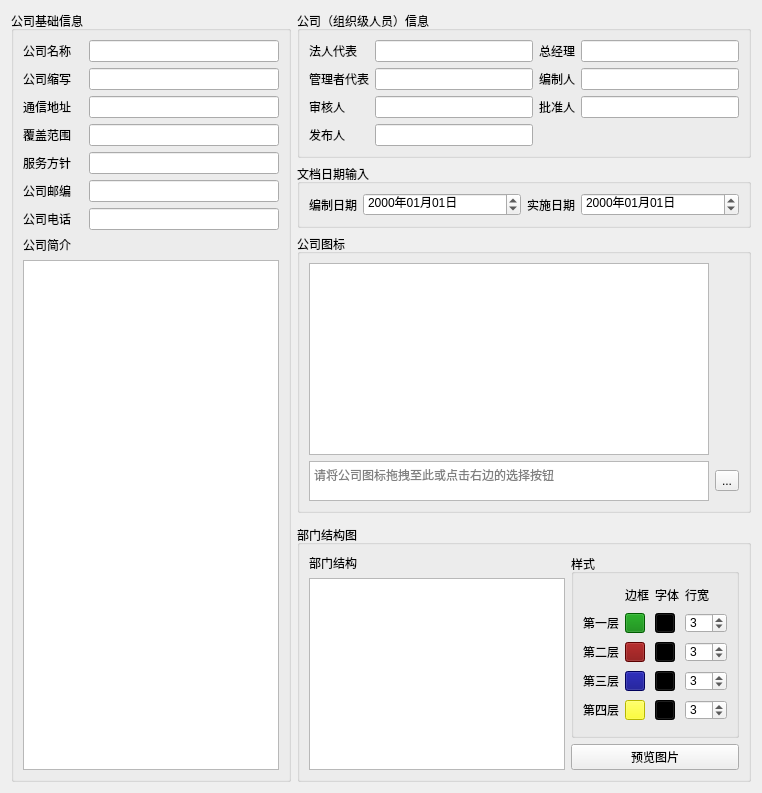
          <widget class="QWidget" name="companyTab">
           <attribute name="title">
            <string>公司信息</string>
           </attribute>
           <layout class="QGridLayout" name="gridLayout_7">
            <item row="4" column="2">
             <widget class="QGroupBox" name="groupBox_3">
              <property name="title">
               <string>部门结构图</string>
              </property>
              <layout class="QGridLayout" name="gridLayout_10">
               <item row="0" column="0">
                <widget class="QLabel" name="depStructLable">
                 <property name="sizePolicy">
                  <sizepolicy hsizetype="Preferred" vsizetype="Fixed">
                   <horstretch>0</horstretch>
                   <verstretch>0</verstretch>
                  </sizepolicy>
                 </property>
                 <property name="text">
                  <string>部门结构</string>
                 </property>
                </widget>
               </item>
               <item row="1" column="0" rowspan="2">
                <widget class="QListWidget" name="previewPic"/>
               </item>
               <item row="2" column="1">
                <widget class="QPushButton" name="previewButton">
                 <property name="text">
                  <string>预览图片</string>
                 </property>
                </widget>
               </item>
               <item row="0" column="1" rowspan="2">
                <widget class="QGroupBox" name="groupBox_2">
                 <property name="title">
                  <string>样式</string>
                 </property>
                 <layout class="QGridLayout" name="gridLayout_9">
                  <item row="0" column="1">
                   <widget class="QLabel" name="borderLable">
                    <property name="sizePolicy">
                     <sizepolicy hsizetype="Expanding" vsizetype="Fixed">
                      <horstretch>0</horstretch>
                      <verstretch>0</verstretch>
                     </sizepolicy>
                    </property>
                    <property name="text">
                     <string>边框</string>
                    </property>
                   </widget>
                  </item>
                  <item row="0" column="2">
                   <widget class="QLabel" name="fontLable">
                    <property name="sizePolicy">
                     <sizepolicy hsizetype="Expanding" vsizetype="Fixed">
                      <horstretch>0</horstretch>
                      <verstretch>0</verstretch>
                     </sizepolicy>
                    </property>
                    <property name="text">
                     <string>字体</string>
                    </property>
                   </widget>
                  </item>
                  <item row="1" column="0">
                   <widget class="QLabel" name="level1Lable">
                    <property name="sizePolicy">
                     <sizepolicy hsizetype="Expanding" vsizetype="Preferred">
                      <horstretch>0</horstretch>
                      <verstretch>0</verstretch>
                     </sizepolicy>
                    </property>
                    <property name="text">
                     <string>第一层</string>
                    </property>
                   </widget>
                  </item>
                  <item row="1" column="1">
                   <widget class="QPushButton" name="level1Border">
                    <property name="minimumSize">
                     <size>
                      <width>20</width>
                      <height>20</height>
                     </size>
                    </property>
                    <property name="maximumSize">
                     <size>
                      <width>20</width>
                      <height>20</height>
                     </size>
                    </property>
                    <property name="cursor">
                     <cursorShape>ArrowCursor</cursorShape>
                    </property>
                    <property name="autoFillBackground">
                     <bool>false</bool>
                    </property>
                    <property name="styleSheet">
                     <string notr="true">background-color:rgb(0, 128, 0);
border-color: rgb(0, 0, 0);
gridline-color:rgb(0, 0, 0);</string>
                    </property>
                    <property name="text">
                     <string/>
                    </property>
                   </widget>
                  </item>
                  <item row="1" column="2">
                   <widget class="QPushButton" name="level1Font">
                    <property name="sizePolicy">
                     <sizepolicy hsizetype="Fixed" vsizetype="Fixed">
                      <horstretch>0</horstretch>
                      <verstretch>0</verstretch>
                     </sizepolicy>
                    </property>
                    <property name="minimumSize">
                     <size>
                      <width>20</width>
                      <height>20</height>
                     </size>
                    </property>
                    <property name="maximumSize">
                     <size>
                      <width>20</width>
                      <height>20</height>
                     </size>
                    </property>
                    <property name="styleSheet">
                     <string notr="true">background-color:rgb(0, 0, 0);
border-color: rgb(0, 0, 0);
gridline-color:rgb(0, 0, 0);</string>
                    </property>
                    <property name="text">
                     <string/>
                    </property>
                   </widget>
                  </item>
                  <item row="1" column="3">
                   <widget class="QSpinBox" name="level1Width">
                    <property name="minimumSize">
                     <size>
                      <width>42</width>
                      <height>20</height>
                     </size>
                    </property>
                    <property name="maximumSize">
                     <size>
                      <width>42</width>
                      <height>20</height>
                     </size>
                    </property>
                    <property name="minimum">
                     <number>1</number>
                    </property>
                    <property name="value">
                     <number>3</number>
                    </property>
                   </widget>
                  </item>
                  <item row="2" column="0">
                   <widget class="QLabel" name="level2Lable">
                    <property name="sizePolicy">
                     <sizepolicy hsizetype="Expanding" vsizetype="Preferred">
                      <horstretch>0</horstretch>
                      <verstretch>0</verstretch>
                     </sizepolicy>
                    </property>
                    <property name="text">
                     <string>第二层</string>
                    </property>
                   </widget>
                  </item>
                  <item row="2" column="1">
                   <widget class="QPushButton" name="level2Border">
                    <property name="minimumSize">
                     <size>
                      <width>20</width>
                      <height>20</height>
                     </size>
                    </property>
                    <property name="maximumSize">
                     <size>
                      <width>20</width>
                      <height>20</height>
                     </size>
                    </property>
                    <property name="styleSheet">
                     <string notr="true">background-color:rgb(128,0, 0);
border-color: rgb(0,0, 0);
gridline-color:rgb(0, 0, 0);</string>
                    </property>
                    <property name="text">
                     <string/>
                    </property>
                   </widget>
                  </item>
                  <item row="2" column="2">
                   <widget class="QPushButton" name="level2Font">
                    <property name="sizePolicy">
                     <sizepolicy hsizetype="Fixed" vsizetype="Fixed">
                      <horstretch>0</horstretch>
                      <verstretch>0</verstretch>
                     </sizepolicy>
                    </property>
                    <property name="minimumSize">
                     <size>
                      <width>20</width>
                      <height>20</height>
                     </size>
                    </property>
                    <property name="maximumSize">
                     <size>
                      <width>20</width>
                      <height>20</height>
                     </size>
                    </property>
                    <property name="styleSheet">
                     <string notr="true">background-color:rgb(0,0, 0);
border-color: rgb(0, 0, 0);
gridline-color:rgb(0, 0, 0);</string>
                    </property>
                    <property name="text">
                     <string/>
                    </property>
                   </widget>
                  </item>
                  <item row="2" column="3">
                   <widget class="QSpinBox" name="level2Width">
                    <property name="minimumSize">
                     <size>
                      <width>42</width>
                      <height>20</height>
                     </size>
                    </property>
                    <property name="maximumSize">
                     <size>
                      <width>42</width>
                      <height>20</height>
                     </size>
                    </property>
                    <property name="minimum">
                     <number>1</number>
                    </property>
                    <property name="value">
                     <number>3</number>
                    </property>
                   </widget>
                  </item>
                  <item row="3" column="0">
                   <widget class="QLabel" name="level3Lable">
                    <property name="sizePolicy">
                     <sizepolicy hsizetype="Expanding" vsizetype="Preferred">
                      <horstretch>0</horstretch>
                      <verstretch>0</verstretch>
                     </sizepolicy>
                    </property>
                    <property name="text">
                     <string>第三层</string>
                    </property>
                   </widget>
                  </item>
                  <item row="3" column="1">
                   <widget class="QPushButton" name="level3Border">
                    <property name="minimumSize">
                     <size>
                      <width>20</width>
                      <height>20</height>
                     </size>
                    </property>
                    <property name="maximumSize">
                     <size>
                      <width>20</width>
                      <height>20</height>
                     </size>
                    </property>
                    <property name="styleSheet">
                     <string notr="true">background-color:rgb(0, 0, 128);
border-color: rgb(0, 0, 0);
gridline-color:rgb(0, 0, 0);</string>
                    </property>
                    <property name="text">
                     <string/>
                    </property>
                   </widget>
                  </item>
                  <item row="3" column="2">
                   <widget class="QPushButton" name="level3Font">
                    <property name="minimumSize">
                     <size>
                      <width>20</width>
                      <height>20</height>
                     </size>
                    </property>
                    <property name="maximumSize">
                     <size>
                      <width>20</width>
                      <height>20</height>
                     </size>
                    </property>
                    <property name="styleSheet">
                     <string notr="true">background-color:rgb(0, 0, 0);
border-color: rgb(0, 0, 0);
gridline-color:rgb(0, 0, 0);</string>
                    </property>
                    <property name="text">
                     <string/>
                    </property>
                   </widget>
                  </item>
                  <item row="3" column="3">
                   <widget class="QSpinBox" name="level3Width">
                    <property name="minimumSize">
                     <size>
                      <width>42</width>
                      <height>20</height>
                     </size>
                    </property>
                    <property name="maximumSize">
                     <size>
                      <width>42</width>
                      <height>20</height>
                     </size>
                    </property>
                    <property name="minimum">
                     <number>1</number>
                    </property>
                    <property name="value">
                     <number>3</number>
                    </property>
                   </widget>
                  </item>
                  <item row="4" column="0">
                   <widget class="QLabel" name="level4Lable">
                    <property name="sizePolicy">
                     <sizepolicy hsizetype="Expanding" vsizetype="Preferred">
                      <horstretch>0</horstretch>
                      <verstretch>0</verstretch>
                     </sizepolicy>
                    </property>
                    <property name="text">
                     <string>第四层</string>
                    </property>
                   </widget>
                  </item>
                  <item row="4" column="1">
                   <widget class="QPushButton" name="level4Border">
                    <property name="minimumSize">
                     <size>
                      <width>20</width>
                      <height>20</height>
                     </size>
                    </property>
                    <property name="maximumSize">
                     <size>
                      <width>20</width>
                      <height>20</height>
                     </size>
                    </property>
                    <property name="styleSheet">
                     <string notr="true">background-color:rgb(255, 255, 0);
border-color: rgb(0, 0, 0);
gridline-color:rgb(0, 0, 0);</string>
                    </property>
                    <property name="text">
                     <string/>
                    </property>
                   </widget>
                  </item>
                  <item row="4" column="2">
                   <widget class="QPushButton" name="level4Font">
                    <property name="minimumSize">
                     <size>
                      <width>20</width>
                      <height>20</height>
                     </size>
                    </property>
                    <property name="maximumSize">
                     <size>
                      <width>20</width>
                      <height>20</height>
                     </size>
                    </property>
                    <property name="styleSheet">
                     <string notr="true">background-color:rgb(0,0, 0);
border-color: rgb(0, 0, 0);
gridline-color:rgb(0, 0, 0);</string>
                    </property>
                    <property name="text">
                     <string/>
                    </property>
                   </widget>
                  </item>
                  <item row="4" column="3">
                   <widget class="QSpinBox" name="level4Width">
                    <property name="minimumSize">
                     <size>
                      <width>42</width>
                      <height>20</height>
                     </size>
                    </property>
                    <property name="maximumSize">
                     <size>
                      <width>42</width>
                      <height>20</height>
                     </size>
                    </property>
                    <property name="minimum">
                     <number>1</number>
                    </property>
                    <property name="value">
                     <number>3</number>
                    </property>
                   </widget>
                  </item>
                  <item row="0" column="3">
                   <widget class="QLabel" name="heightLable">
                    <property name="sizePolicy">
                     <sizepolicy hsizetype="Expanding" vsizetype="Fixed">
                      <horstretch>0</horstretch>
                      <verstretch>0</verstretch>
                     </sizepolicy>
                    </property>
                    <property name="text">
                     <string>行宽</string>
                    </property>
                   </widget>
                  </item>
                 </layout>
                </widget>
               </item>
              </layout>
             </widget>
            </item>
            <item row="0" column="2">
             <widget class="QGroupBox" name="fileInfo">
              <property name="title">
               <string>公司（组织级人员）信息</string>
              </property>
              <layout class="QGridLayout" name="gridLayout">
               <item row="3" column="4">
                <widget class="QLineEdit" name="approverText"/>
               </item>
               <item row="3" column="3">
                <widget class="QLabel" name="approverLable">
                 <property name="text">
                  <string>批准人</string>
                 </property>
                </widget>
               </item>
               <item row="0" column="1">
                <widget class="QLabel" name="label_3">
                 <property name="text">
                  <string>法人代表</string>
                 </property>
                </widget>
               </item>
               <item row="0" column="2">
                <widget class="QLineEdit" name="corporateText"/>
               </item>
               <item row="0" column="4">
                <widget class="QLineEdit" name="managerText"/>
               </item>
               <item row="0" column="3">
                <widget class="QLabel" name="managerLable">
                 <property name="text">
                  <string>总经理</string>
                 </property>
                </widget>
               </item>
               <item row="1" column="1">
                <widget class="QLabel" name="guandaiLable">
                 <property name="text">
                  <string>管理者代表</string>
                 </property>
                </widget>
               </item>
               <item row="1" column="2">
                <widget class="QLineEdit" name="guandaiText"/>
               </item>
               <item row="1" column="4">
                <widget class="QLineEdit" name="compilerText"/>
               </item>
               <item row="1" column="3">
                <widget class="QLabel" name="compilerLable">
                 <property name="text">
                  <string>编制人</string>
                 </property>
                </widget>
               </item>
               <item row="3" column="2">
                <widget class="QLineEdit" name="auditText"/>
               </item>
               <item row="3" column="1">
                <widget class="QLabel" name="auditLable">
                 <property name="text">
                  <string>审核人</string>
                 </property>
                </widget>
               </item>
               <item row="4" column="1">
                <widget class="QLabel" name="announcerLable">
                 <property name="text">
                  <string>发布人</string>
                 </property>
                </widget>
               </item>
               <item row="4" column="2">
                <widget class="QLineEdit" name="announcerText"/>
               </item>
              </layout>
             </widget>
            </item>
            <item row="2" column="2">
             <widget class="QGroupBox" name="groupBox_7">
              <property name="title">
               <string>公司图标</string>
              </property>
              <layout class="QGridLayout" name="gridLayout_13">
               <item row="0" column="0">
                <widget class="QGraphicsView" name="logoView">
                 <property name="verticalScrollBarPolicy">
                  <enum>Qt::ScrollBarAlwaysOff</enum>
                 </property>
                 <property name="horizontalScrollBarPolicy">
                  <enum>Qt::ScrollBarAlwaysOff</enum>
                 </property>
                </widget>
               </item>
               <item row="1" column="1">
                <widget class="QToolButton" name="logoChooseButton">
                 <property name="toolTip">
                  <string>选择公司图标</string>
                 </property>
                 <property name="text">
                  <string>...</string>
                 </property>
                </widget>
               </item>
               <item row="1" column="0">
                <widget class="QPlainTextEdit" name="Logo">
                 <property name="sizePolicy">
                  <sizepolicy hsizetype="Expanding" vsizetype="Fixed">
                   <horstretch>0</horstretch>
                   <verstretch>0</verstretch>
                  </sizepolicy>
                 </property>
                 <property name="minimumSize">
                  <size>
                   <width>0</width>
                   <height>40</height>
                  </size>
                 </property>
                 <property name="maximumSize">
                  <size>
                   <width>16777215</width>
                   <height>40</height>
                  </size>
                 </property>
                 <property name="verticalScrollBarPolicy">
                  <enum>Qt::ScrollBarAlwaysOff</enum>
                 </property>
                 <property name="horizontalScrollBarPolicy">
                  <enum>Qt::ScrollBarAlwaysOff</enum>
                 </property>
                 <property name="tabChangesFocus">
                  <bool>true</bool>
                 </property>
                 <property name="undoRedoEnabled">
                  <bool>false</bool>
                 </property>
                 <property name="lineWrapMode">
                  <enum>QPlainTextEdit::WidgetWidth</enum>
                 </property>
                 <property name="readOnly">
                  <bool>false</bool>
                 </property>
                 <property name="overwriteMode">
                  <bool>true</bool>
                 </property>
                 <property name="textInteractionFlags">
                  <set>Qt::TextEditorInteraction</set>
                 </property>
                 <property name="backgroundVisible">
                  <bool>false</bool>
                 </property>
                 <property name="placeholderText">
                  <string>请将公司图标拖拽至此或点击右边的选择按钮</string>
                 </property>
                </widget>
               </item>
              </layout>
             </widget>
            </item>
            <item row="0" column="1" rowspan="5">
             <widget class="QGroupBox" name="basicInfo">
              <property name="title">
               <string>公司基础信息</string>
              </property>
              <layout class="QGridLayout" name="gridLayout_2">
               <item row="0" column="0">
                <widget class="QLabel" name="companyLable">
                 <property name="text">
                  <string>公司名称</string>
                 </property>
                </widget>
               </item>
               <item row="1" column="0">
                <widget class="QLabel" name="fileNameLable">
                 <property name="text">
                  <string>公司缩写</string>
                 </property>
                </widget>
               </item>
               <item row="0" column="3">
                <widget class="QLineEdit" name="companyText"/>
               </item>
               <item row="8" column="0" colspan="4">
                <widget class="QLabel" name="introductionLable">
                 <property name="text">
                  <string>公司简介</string>
                 </property>
                </widget>
               </item>
               <item row="2" column="0">
                <widget class="QLabel" name="addressLable">
                 <property name="text">
                  <string>通信地址</string>
                 </property>
                </widget>
               </item>
               <item row="9" column="0" colspan="4">
                <widget class="QPlainTextEdit" name="introductionText">
                 <property name="tabChangesFocus">
                  <bool>true</bool>
                 </property>
                </widget>
               </item>
               <item row="3" column="3">
                <widget class="QLineEdit" name="coverFieldText"/>
               </item>
               <item row="3" column="0">
                <widget class="QLabel" name="coverFieldLable">
                 <property name="text">
                  <string>覆盖范围</string>
                 </property>
                </widget>
               </item>
               <item row="4" column="3">
                <widget class="QLineEdit" name="policyText"/>
               </item>
               <item row="4" column="0">
                <widget class="QLabel" name="policyLable">
                 <property name="text">
                  <string>服务方针</string>
                 </property>
                </widget>
               </item>
               <item row="1" column="3">
                <widget class="QLineEdit" name="fileNameText"/>
               </item>
               <item row="2" column="3">
                <widget class="QLineEdit" name="addressText"/>
               </item>
               <item row="6" column="0">
                <widget class="QLabel" name="zipLable">
                 <property name="text">
                  <string>公司邮编</string>
                 </property>
                </widget>
               </item>
               <item row="7" column="0">
                <widget class="QLabel" name="phoneLable">
                 <property name="text">
                  <string>公司电话</string>
                 </property>
                </widget>
               </item>
               <item row="6" column="3">
                <widget class="QLineEdit" name="zipText"/>
               </item>
               <item row="7" column="3">
                <widget class="QLineEdit" name="phoneText"/>
               </item>
              </layout>
             </widget>
            </item>
            <item row="1" column="2">
             <widget class="QGroupBox" name="groupBox_6">
              <property name="title">
               <string>文档日期输入</string>
              </property>
              <layout class="QGridLayout" name="gridLayout_12">
               <item row="0" column="0">
                <widget class="QLabel" name="auditDateLable">
                 <property name="sizePolicy">
                  <sizepolicy hsizetype="Fixed" vsizetype="Preferred">
                   <horstretch>0</horstretch>
                   <verstretch>0</verstretch>
                  </sizepolicy>
                 </property>
                 <property name="text">
                  <string>编制日期</string>
                 </property>
                </widget>
               </item>
               <item row="0" column="1">
                <widget class="QDateEdit" name="auditDateText">
                 <property name="displayFormat">
                  <string>yyyy年MM月dd日</string>
                 </property>
                 <property name="calendarPopup">
                  <bool>false</bool>
                 </property>
                </widget>
               </item>
               <item row="0" column="2">
                <widget class="QLabel" name="releaseDateLable">
                 <property name="sizePolicy">
                  <sizepolicy hsizetype="Fixed" vsizetype="Preferred">
                   <horstretch>0</horstretch>
                   <verstretch>0</verstretch>
                  </sizepolicy>
                 </property>
                 <property name="text">
                  <string>实施日期</string>
                 </property>
                </widget>
               </item>
               <item row="0" column="3">
                <widget class="QDateEdit" name="releaseDateText">
                 <property name="displayFormat">
                  <string>yyyy年MM月dd日</string>
                 </property>
                </widget>
               </item>
              </layout>
             </widget>
            </item>
           </layout>
          </widget>
